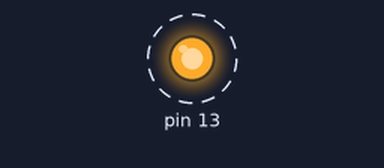
Recording of a sketch running on a simulated Arduino Uno, built with avr-gcc and run on an emulated ATmega328P. Parts: output pins drawn as LEDs (lit = HIGH). Dashed ring = blinking.

Above: at 0.5 s.
Timing chart, 0 to 4.6 s (numbered marks = the images above):
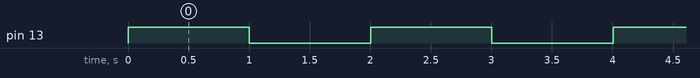

Measured:
- by itself, pin 13: alternates HIGH for 1.0 s and LOW for 1.0 s

The sketch:

FSM_blink_led2.ino
```cpp
#define S_IDLE 1
#define S_LEDON 2
#define S_WAITON 3
#define S_LEDOFF 4
#define S_WAITOFF 5
#define S_TURNOFF 6

void setup()
{
  pinMode(13,OUTPUT);
}

void loop()
{
  static int state = S_LEDON; // initial state is 1, the "idle" state.
  static unsigned long ts;  // To store the "current" time in for delays.

  switch(state)
  {
    case S_IDLE:
      // We don't need to do anything here, waiting for a forced state change.
      break;
    case S_LEDON:
      digitalWrite(13,HIGH);  // Turn on the light
      ts = millis();  // Remember the current time
      state = S_WAITON;  // Move to the next state
      break;
    case S_WAITON:
      // If one second has passed, then move on to the next state.
      if(millis() > ts + 1000)
      {
        state = S_LEDOFF;
      }
      break;
    case S_LEDOFF:
      digitalWrite(13,LOW);  // Turn off the light
      ts = millis();  // Remember the current time
      state = S_WAITOFF;
      break;
    case S_WAITOFF:
      // If one second has passed, then go back to state 2.
      if(millis() > ts + 1000)
      {
        state = S_LEDON;
      }
      break;
    case S_TURNOFF:
      // We only get here when forced from outside.
      digitalWrite(13,LOW);  // Turn off the light
      state = S_IDLE;  // Return to the "idle" state.
      break;
    default:
      state = S_LEDON;
      break;
  }
}
```
